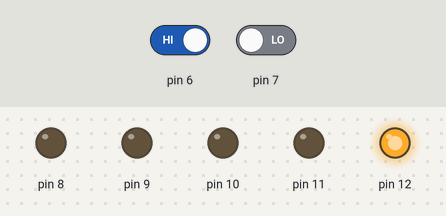
Bench run of a sketch on a simulated Arduino Uno, built with avr-gcc and run on an emulated ATmega328P. Parts: output pins drawn as LEDs (lit = HIGH). Dashed ring = blinking. The inputs (shaded band) are chosen by the test bench; at power-on: pin 6 HIGH, pin 7 LOW. What the sketch prints to the serial monitor is not drawn.

Above: at 4.3 s.
At 37.6 s:
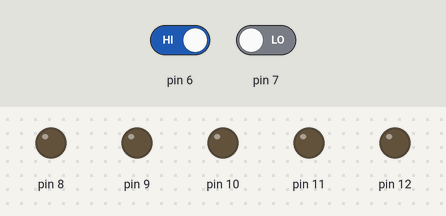
37.7 s: pin 6 driven HIGH
At 38.9 s:
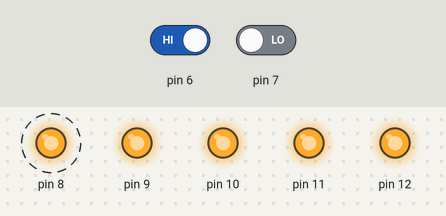
Timing chart, 0 to 47.7 s (numbered marks = the images above; inputs shaded):
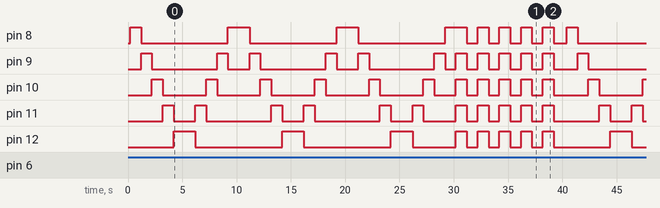

The sketch:

autofantastico_2_velocidades.ino
```cpp
int velocidad[]={1000,2000};
int posicion=0;
int ciclo=1;
void setup(){
  Serial.begin(9600);
  pinMode(6,INPUT);
  pinMode(7,INPUT);
  for(int pin = 8;pin <13;pin++){
    pinMode(pin,OUTPUT);} }
void loop(){
  int boton1 = digitalRead(6);
  int boton2 = digitalRead(7);
  delay(200);
  if((boton1==0&&boton2==0)||(boton1==1&&boton2==1)){
    PORTB=0;}
  else{
    if(boton1==1){
      posicion=0;
      Serial.println("Velocidad 1");}
    if(boton2==1){
      posicion=1;
      Serial.println("Velocidad 2");}
    for(int i=0;i<3;i++){
      for(int pin = 8;pin <13;pin++){
         digitalWrite(pin,HIGH);
         delay(velocidad[posicion]);
         digitalWrite(pin,LOW);}
      for(int pin = 12;pin >7;pin--){
         digitalWrite(pin,HIGH);
         delay(velocidad[posicion]);
         digitalWrite(pin,LOW);}}
    for(int destello=0;destello<5;destello++){
      PORTB=31;
      delay(velocidad[posicion]);
      PORTB=0;
      delay(velocidad[posicion]);}
    Serial.print("Este es el ciclo numero:");
    Serial.println(ciclo);
    ciclo++;}}
```
